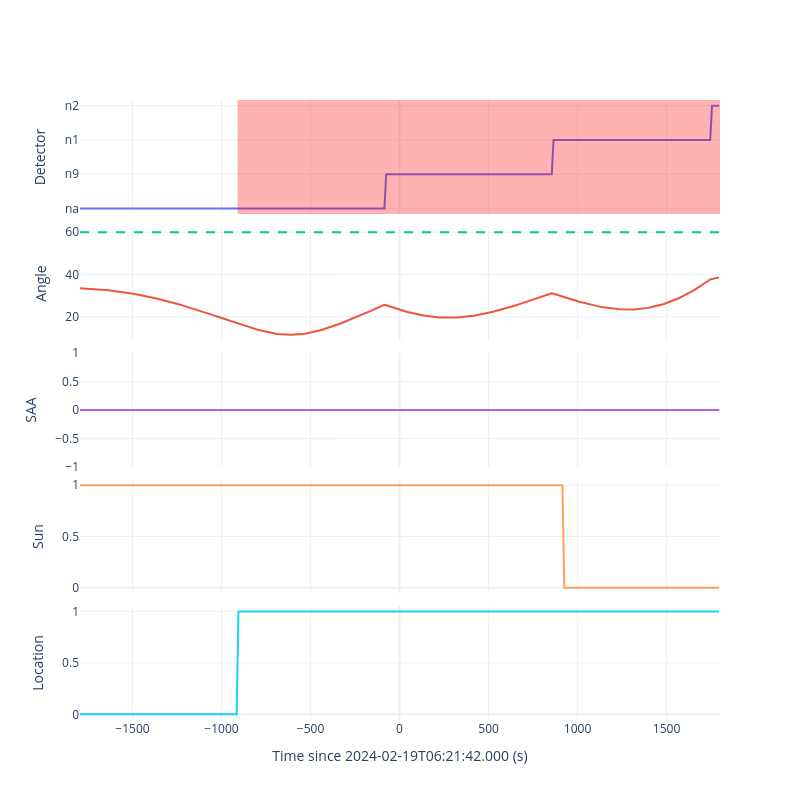

Here is the notebook cell this chart was saved with:
### Code cell
gbm_geo = gbmGeometry(file=gbm_rtv.rtv_res['poshist'])

time = gbm_tte.lc_time
bin_list = gbm_tte.lc_bin_list

gbm_saa = gbm_geo.get_saa_passage(met=time+fermi_met)
gbm_sun = gbm_geo.get_sun_visible(met=time+fermi_met)
gbm_loc = gbm_geo.get_location_visible(ra=80.016, dec=25.541, met=time+fermi_met)

gbm_ang_arr = []

det_list = np.array(['n0', 'n1', 'n2', 'n3', 'n4', 'n5', 'n6', 'n7', 'n8', 'n9', 'na', 'nb'])
for det in det_list:
    gbm_ang = gbm_geo.get_detector_angle(ra=80.016, dec=25.541, det=det, met=time+fermi_met)
    gbm_ang_arr.append(gbm_ang)

gbm_ang_min = np.min(gbm_ang_arr, axis=0)
gbm_ang_det = det_list[np.argmin(gbm_ang_arr, axis=0)]

roi_list = []
for i in range(len(time)):
    if not gbm_saa[i] and gbm_loc[i] and gbm_ang_min[i] < 60:
        roi_list.append(bin_list[i])
roi_list = union(roi_list)

fig = make_subplots(
    rows=5, cols=1,
    row_heights=[0.1, 0.1, 0.1, 0.1, 0.1], 
    shared_xaxes=True,
    horizontal_spacing=0,
    vertical_spacing=0.02)

det = go.Scatter(x=time, 
                 y=gbm_ang_det, 
                 mode='lines', 
                 name='best detector', 
                 showlegend=False)
fig.add_trace(det, row=1, col=1)

for roi in roi_list:
    fig.add_vrect(x0=roi[0], x1=roi[1], fillcolor='red', opacity=0.3, line_width=0, row=1, col=1)
    
ang = go.Scatter(x=time, 
                 y=gbm_ang_min, 
                 mode='lines', 
                 name='minimum angle', 
                 showlegend=False)
a60 = go.Scatter(x=time, 
                 y=[60]*len(time), 
                 mode='lines', 
                 showlegend=False, 
                 line=dict(width=2, dash='dash'))
fig.add_trace(ang, row=2, col=1)
fig.add_trace(a60, row=2, col=1)

saa = go.Scatter(x=time, 
                 y=gbm_saa.astype(int), 
                 mode='lines', 
                 name='SAA passage', 
                 showlegend=False)
fig.add_trace(saa, row=3, col=1)

sun = go.Scatter(x=time, 
                 y=gbm_sun.astype(int), 
                 mode='lines', 
                 name='sun visible', 
                 showlegend=False)
fig.add_trace(sun, row=4, col=1)

loc = go.Scatter(x=time, 
                 y=gbm_loc.astype(int), 
                 mode='lines', 
                 name='location visible', 
                 showlegend=False)
fig.add_trace(loc, row=5, col=1)
    
fig.update_xaxes(title_text=f'Time since {gbm_tte.timezero_utc} (s)', row=5, col=1)
fig.update_yaxes(title_text=f'Detector', row=1, col=1)
fig.update_yaxes(title_text=f'Angle', row=2, col=1)
fig.update_yaxes(title_text=f'SAA', row=3, col=1)
fig.update_yaxes(title_text=f'Sun', row=4, col=1)
fig.update_yaxes(title_text=f'Location', row=5, col=1)
fig.update_layout(template='plotly_white', height=800, width=800)
fig.update_layout(legend=dict(x=1, y=1, xanchor='right', yanchor='bottom'))

fig.show()

### Figure 1 — Plotly figure (JSON) as saved in the notebook; plotly's stock layout.template omitted (floating-point values rounded to 4 significant figures; data arrays with more than 128 entries replaced by an {"elided": "..."} marker saying what was removed)
{"data": [{"mode": "lines", "name": "best detector", "showlegend": false, "type": "scatter", "x": {"elided": "360 float values"}, "xaxis": "x", "y": {"elided": "360 str values"}, "yaxis": "y"}, {"mode": "lines", "name": "minimum angle", "showlegend": false, "type": "scatter", "x": {"elided": "360 float values"}, "xaxis": "x2", "y": {"elided": "360 float values"}, "yaxis": "y2"}, {"line": {"dash": "dash", "width": 2}, "mode": "lines", "showlegend": false, "type": "scatter", "x": {"elided": "360 float values"}, "xaxis": "x2", "y": {"elided": "360 int values"}, "yaxis": "y2"}, {"mode": "lines", "name": "SAA passage", "showlegend": false, "type": "scatter", "x": {"elided": "360 float values"}, "xaxis": "x3", "y": {"elided": "360 int values"}, "yaxis": "y3"}, {"mode": "lines", "name": "sun visible", "showlegend": false, "type": "scatter", "x": {"elided": "360 float values"}, "xaxis": "x4", "y": {"elided": "360 int values"}, "yaxis": "y4"}, {"mode": "lines", "name": "location visible", "showlegend": false, "type": "scatter", "x": {"elided": "360 float values"}, "xaxis": "x5", "y": {"elided": "360 int values"}, "yaxis": "y5"}], "layout": {"height": 800, "legend": {"x": 1, "xanchor": "right", "y": 1, "yanchor": "bottom"}, "shapes": [{"fillcolor": "red", "line": {"width": 0}, "opacity": 0.3, "type": "rect", "x0": -910, "x1": 1800, "xref": "x", "y0": 0, "y1": 1, "yref": "y domain"}], "width": 800, "xaxis": {"anchor": "y", "domain": [0, 1], "matches": "x5", "showticklabels": false}, "xaxis2": {"anchor": "y2", "domain": [0, 1], "matches": "x5", "showticklabels": false}, "xaxis3": {"anchor": "y3", "domain": [0, 1], "matches": "x5", "showticklabels": false}, "xaxis4": {"anchor": "y4", "domain": [0, 1], "matches": "x5", "showticklabels": false}, "xaxis5": {"anchor": "y5", "domain": [0, 1], "title": {"text": "Time since 2024-02-19T06:21:42.000 (s)"}}, "yaxis": {"anchor": "x", "domain": [0.816, 1], "title": {"text": "Detector"}}, "yaxis2": {"anchor": "x2", "domain": [0.612, 0.796], "title": {"text": "Angle"}}, "yaxis3": {"anchor": "x3", "domain": [0.408, 0.592], "title": {"text": "SAA"}}, "yaxis4": {"anchor": "x4", "domain": [0.204, 0.388], "title": {"text": "Sun"}}, "yaxis5": {"anchor": "x5", "domain": [0, 0.184], "title": {"text": "Location"}}}}
